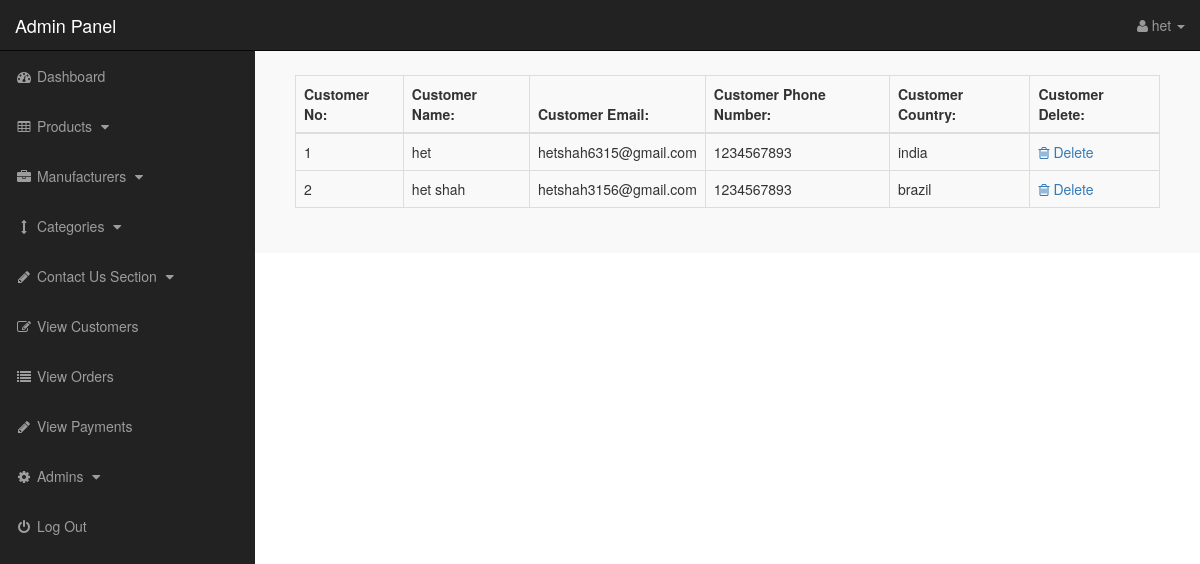
Page /admin/index.php?view_customers (signed in) on the earlier database version.
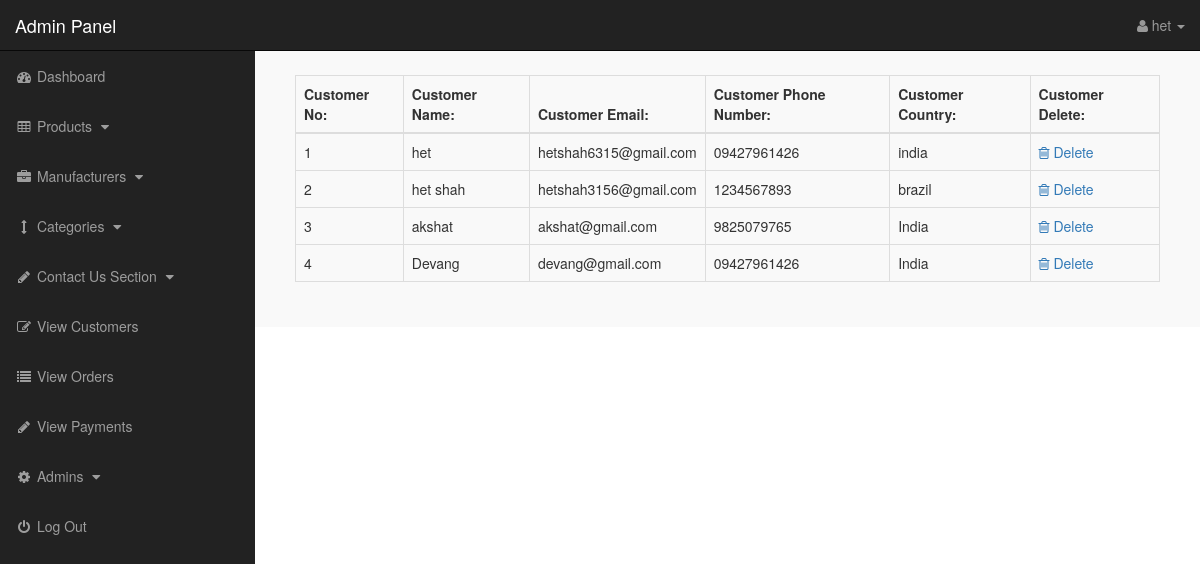
Same page on the later database version.
### tables this page shows
CREATE TABLE `customers` (
  `customer_id` int(10) NOT NULL,
  `customer_name` varchar(255) NOT NULL,
  `customer_pass` varchar(11) NOT NULL,
  `customer_email` varchar(255) NOT NULL,
  `customer_country` text NOT NULL,
  `customer_city` text NOT NULL,
  `state` varchar(100) NOT NULL,
  `zip_code` varchar(20) NOT NULL,
  `customer_contact` varchar(255) NOT NULL,
  `phone_number` varchar(20) NOT NULL,
  `customer_address` text NOT NULL,
  `created_at` timestamp NOT NULL DEFAULT current_timestamp(),
  `updated_at` timestamp NOT NULL DEFAULT current_timestamp() ON UPDATE current_timestamp()
);

### admin/view_customers.php (the view)
<?php
if (!isset($_SESSION['admin_email'])) {
    echo "<script>window.open('../login.php','_self')</script>";
} else {
?>
    <div class="panel-body">
        <div class="table-responsive">
            <table class="table table-bordered table-hover table-striped">
                <thead>
                    <tr>
                        <th>Customer No:</th>
                        <th>Customer Name:</th>
                        <th>Customer Email:</th>
                        <th>Customer Phone Number:</th>
                        <th>Customer Country:</th>
                        <th>Customer Delete:</th>
                    </tr>
                </thead>
                <tbody>
                    <?php
                    $i = 0;
                    $get_c = "select * from customers";
                    $run_c = mysqli_query($con, $get_c);
                    while ($row_c = mysqli_fetch_array($run_c)) {
                        $c_id = $row_c['customer_id'];
                        $c_name = $row_c['customer_name'];
                        $c_email = $row_c['customer_email'];
                        $c_contact = $row_c['customer_contact'];
                        $c_country = $row_c['customer_country'];
                        $i++;
                    ?>
                        <tr>
                            <td><?php echo $i; ?></td>
                            <td><?php echo $c_name; ?></td>
                            <td><?php echo $c_email; ?></td>
                            <td><?php echo $c_contact; ?></td>
                            <td><?php echo $c_country; ?></td>
                            <td>
                                <a href="index.php?customer_delete=<?php echo $c_id; ?>">
                                    <i class="fa fa-trash-o"></i> Delete
                                </a>
                            </td>
                        </tr>
                    <?php } ?>
                </tbody>
            </table>
        </div>
    </div>
    </div>
    </div>
    </div>
<?php } ?>

Differences in the rows shown:
changed customers "het": customer_contact "1234567893" → "09427961426"
added customers: customer_name "akshat", customer_email "akshat@gmail.com", customer_contact "9825079765", customer_country "India"
added customers: customer_name "Devang", customer_email "devang@gmail.com", customer_contact "09427961426", customer_country "India"
